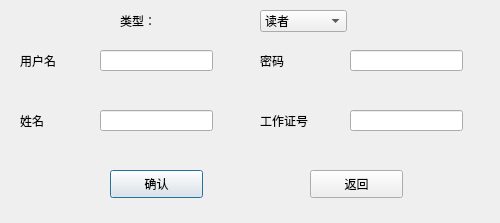
<?xml version="1.0" encoding="UTF-8"?>
<ui version="4.0">
 <class>Addnewreader</class>
 <widget class="QDialog" name="Addnewreader">
  <property name="geometry">
   <rect>
    <x>0</x>
    <y>0</y>
    <width>500</width>
    <height>223</height>
   </rect>
  </property>
  <property name="windowTitle">
   <string>新增读者</string>
  </property>
  <property name="windowIcon">
   <iconset resource="vectorpng.qrc">
    <normaloff>:/Image/Book_Colorless.png</normaloff>:/Image/Book_Colorless.png</iconset>
  </property>
  <widget class="QLabel" name="label">
   <property name="geometry">
    <rect>
     <x>20</x>
     <y>50</y>
     <width>72</width>
     <height>21</height>
    </rect>
   </property>
   <property name="text">
    <string>用户名</string>
   </property>
  </widget>
  <widget class="QLineEdit" name="name">
   <property name="geometry">
    <rect>
     <x>100</x>
     <y>110</y>
     <width>113</width>
     <height>21</height>
    </rect>
   </property>
  </widget>
  <widget class="QLabel" name="label_2">
   <property name="geometry">
    <rect>
     <x>20</x>
     <y>110</y>
     <width>72</width>
     <height>21</height>
    </rect>
   </property>
   <property name="text">
    <string>姓名</string>
   </property>
  </widget>
  <widget class="QLineEdit" name="Cardnumber">
   <property name="geometry">
    <rect>
     <x>350</x>
     <y>110</y>
     <width>113</width>
     <height>21</height>
    </rect>
   </property>
  </widget>
  <widget class="QLabel" name="label_3">
   <property name="geometry">
    <rect>
     <x>260</x>
     <y>50</y>
     <width>72</width>
     <height>21</height>
    </rect>
   </property>
   <property name="text">
    <string>密码</string>
   </property>
  </widget>
  <widget class="QLabel" name="label_4">
   <property name="geometry">
    <rect>
     <x>260</x>
     <y>110</y>
     <width>72</width>
     <height>21</height>
    </rect>
   </property>
   <property name="text">
    <string>工作证号</string>
   </property>
  </widget>
  <widget class="QPushButton" name="pushButton">
   <property name="geometry">
    <rect>
     <x>110</x>
     <y>170</y>
     <width>93</width>
     <height>28</height>
    </rect>
   </property>
   <property name="text">
    <string>确认</string>
   </property>
  </widget>
  <widget class="QPushButton" name="pushButton_2">
   <property name="geometry">
    <rect>
     <x>310</x>
     <y>170</y>
     <width>93</width>
     <height>28</height>
    </rect>
   </property>
   <property name="text">
    <string>返回</string>
   </property>
  </widget>
  <widget class="QLineEdit" name="password">
   <property name="geometry">
    <rect>
     <x>350</x>
     <y>50</y>
     <width>113</width>
     <height>21</height>
    </rect>
   </property>
  </widget>
  <widget class="QLineEdit" name="peoplenumber">
   <property name="geometry">
    <rect>
     <x>100</x>
     <y>50</y>
     <width>113</width>
     <height>21</height>
    </rect>
   </property>
  </widget>
  <widget class="QLabel" name="label_5">
   <property name="geometry">
    <rect>
     <x>120</x>
     <y>10</y>
     <width>72</width>
     <height>21</height>
    </rect>
   </property>
   <property name="text">
    <string>类型：</string>
   </property>
  </widget>
  <widget class="QComboBox" name="comboBox">
   <property name="geometry">
    <rect>
     <x>260</x>
     <y>10</y>
     <width>87</width>
     <height>22</height>
    </rect>
   </property>
   <item>
    <property name="text">
     <string>读者</string>
    </property>
   </item>
   <item>
    <property name="text">
     <string>管理员</string>
    </property>
   </item>
  </widget>
 </widget>
 <resources>
  <include location="vectorpng.qrc"/>
 </resources>
 <connections/>
</ui>
